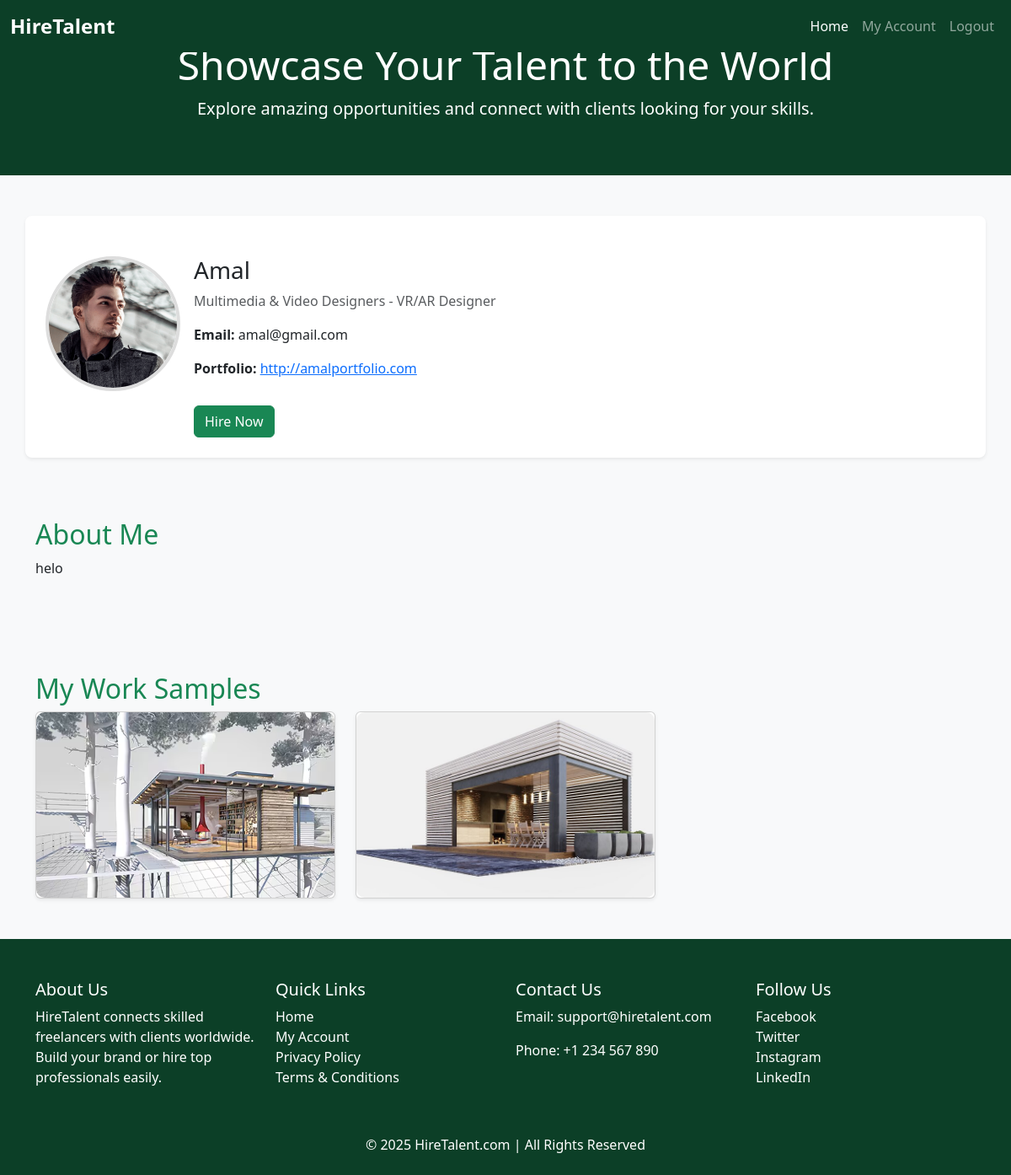
/profile/16/ (signed in), run on the app's committed database.
### app/models.py (models this page shows, shortened)
class Freelancer(models.Model):
    CATEGORY_CHOICES = [
        ("UI/UX & Web Designers", "UI/UX & Web Designers"),
        ("Graphic & Visual Designers", "Graphic & Visual Designers"),
        ("Digital & Marketing Designers", "Digital & Marketing Designers"),
        ("Multimedia & Video Designers", "Multimedia & Video Designers"),
        ("Industrial & Product Designers", "Industrial & Product Designers"),
    ]
    name = models.CharField(max_length=255)
    email = models.EmailField(unique=True)
    category = models.CharField(max_length=50, choices=CATEGORY_CHOICES)
    subcategory = models.ForeignKey(SubCategory, on_delete=models.CASCADE, related_name='freelancers')
    image = models.ImageField(upload_to='freelancer_images/', blank=True, null=True)
    portfolio_url = models.URLField(blank=True, null=True)
    bio = models.TextField()
    created_at = models.DateTimeField(auto_now_add=True)

class SubCategory(models.Model):
    category = models.ForeignKey(Category, on_delete=models.CASCADE, related_name='subcategories')
    name = models.CharField(max_length=255)
    def __str__(self):
        return self.name

class WorkImage(models.Model):
    freelancer = models.ForeignKey(Freelancer, on_delete=models.CASCADE, related_name='work_images')
    image = models.ImageField(upload_to='work_samples/')
    uploaded_at = models.DateTimeField(auto_now_add=True)

### app/views.py (the view)
# urls.py: path('profile/<int:freelancer_id>/', views.profile, name='profile'),
@login_required
def profile(request, freelancer_id):
    freelancer = get_object_or_404(Freelancer, id=freelancer_id)
    work_images = freelancer.work_images.all()
    return render(request, 'profile.html', {'freelancer': freelancer, 'work_images': work_images})

### templates/profile.html (shortened to what this page needs)
<!DOCTYPE html>
<html lang="en">
<head>
  {% load static %}
  <link href="https://cdn.jsdelivr.net/npm/bootstrap@5.3.2/dist/css/bootstrap.min.css" rel="stylesheet">
</head>
<body class="d-flex flex-column min-vh-100 bg-light text-dark">
  <nav class="navbar navbar-expand-lg navbar-dark fixed-top" style="background-color: #0c3f27;">
    <div class="container-fluid">
      <a class="navbar-brand fw-bold fs-4" href="#">HireTalent</a>
      <div class="collapse navbar-collapse justify-content-end" id="navbarNav">
        <ul class="navbar-nav">
          <li class="nav-item">
            <a class="nav-link active" href="{% url 'home' %}">Home</a>
          </li>
          {% if user.is_authenticated %}
          <li class="nav-item">
            <a class="nav-link" href="{% url 'my_account' %}">My Account</a>
          </li>
          <li class="nav-item">
            <a class="nav-link" href="{% url 'logout' %}">Logout</a>
          </li>
          {% else %}
          <li class="nav-item">
            <a href="{% url 'join' %}" class="btn btn-success ms-2">Join</a>
          </li>
          {% endif %}
        </ul>
      </div>
    </div>
  </nav>
  <header class="py-5 text-center text-white" style="background-color: #0c3f27;">
    <div class="container">
      <h1 class="display-5">Showcase Your Talent to the World</h1>
      <p class="lead">Explore amazing opportunities and connect with clients looking for your skills.</p>
    </div>
  </header>
  <section class="freelancer-header d-flex flex-wrap gap-3 mt-5 pt-5 mb-4 container bg-white rounded-3 shadow-sm p-4">
    <div class="left text-center flex-shrink-0">
      <img
        src="{% if freelancer.image %}{{ freelancer.image.url }}{% else %}{% static 'images/noprofile.png' %}{% endif %}"
        class="profile-pic rounded-circle" alt="Profile Picture"
        style="width: 160px; height: 160px; object-fit: cover; border: 4px solid #ddd;">
    </div>
    <div class="right flex-grow-1">
      <h1 class="h3">{{ freelancer.name }}</h1>
      <p class="category text-muted">{{ freelancer.category }} - {{ freelancer.subcategory }}</p>
      <p><strong>Email:</strong> {{ freelancer.email }}</p>
      <p><strong>Portfolio:</strong> <a href="{{ freelancer.portfolio_url }}" target="_blank">{{ freelancer.portfolio_url }}</a></p>
      <a href="{% url 'hire_freelancer' freelancer.id %}">
        <button class="btn btn-success mt-3">Hire Now</button>
      </a>
    </div>
  </section>
  <section class="about py-5">
    <div class="container">
      <h2 class="text-success">About Me</h2>
      <p>{{ freelancer.bio }}</p>
    </div>
  </section>
  <section class="work-samples py-5 bg-light">
    <div class="container">
      <h2 class="text-success">My Work Samples</h2>
      {% if work_images %}
      <div class="row row-cols-1 row-cols-md-3 g-4">
        {% for work_image in work_images %}
        <div class="col">
          <div class="card shadow-sm">
            <img src="{{ work_image.image.url }}" class="card-img-top" alt="Work Image"
              style="height: 220px; object-fit: cover; border-radius: 10px;" data-bs-toggle="modal"
              data-bs-target="#workImageModal{{ forloop.counter }}">
          </div>
        </div>
        {% endfor %}
      </div>
      {% else %}
      <p>No work samples uploaded yet.</p>
      {% endif %}
    </div>
  </section>
  <footer class="text-white pt-5 pb-4" style="background-color: #0c3f27;">
    <div class="container">
      <div class="row">
        <div class="col-md-3 mb-3">
          <h5>About Us</h5>
          <p>HireTalent connects skilled freelancers with clients worldwide. Build your brand or hire top
            professionals easily.</p>
        </div>
        <div class="col-md-3 mb-3">
          <h5>Quick Links</h5>
          <ul class="list-unstyled">
            <li><a href="{% url 'home' %}" class="text-white text-decoration-none">Home</a></li>
            <li><a href="{% url 'my_account' %}" class="text-white text-decoration-none">My Account</a></li>
            <li><a href="#" class="text-white text-decoration-none">Privacy Policy</a></li>
            <li><a href="#" class="text-white text-decoration-none">Terms & Conditions</a></li>
          </ul>
        </div>
        <div class="col-md-3 mb-3">
          <h5>Contact Us</h5>
          <p>Email: support@hiretalent.com</p>
          <p>Phone: +1 234 567 890</p>
        </div>
        <div class="col-md-3 mb-3">
          <h5>Follow Us</h5>
          <ul class="list-unstyled">
            <li><a href="#" class="text-white text-decoration-none">Facebook</a></li>
            <li><a href="#" class="text-white text-decoration-none">Twitter</a></li>
            <li><a href="#" class="text-white text-decoration-none">Instagram</a></li>
            <li><a href="#" class="text-white text-decoration-none">LinkedIn</a></li>
          </ul>
        </div>
      </div>
      <div class="text-center mt-4">
        <p class="mb-0">&copy; 2025 HireTalent.com | All Rights Reserved</p>
      </div>
    </div>
  </footer>
</body>
</html>

### data on the page
Freelancer: image (picture), name "Amal", category "Multimedia & Video Designers", subcategory "VR/AR Designer", email "amal@gmail.com", portfolio_url "http://amalportfolio.com", bio "helo"
WorkImage: image (picture)
WorkImage: image (picture)
